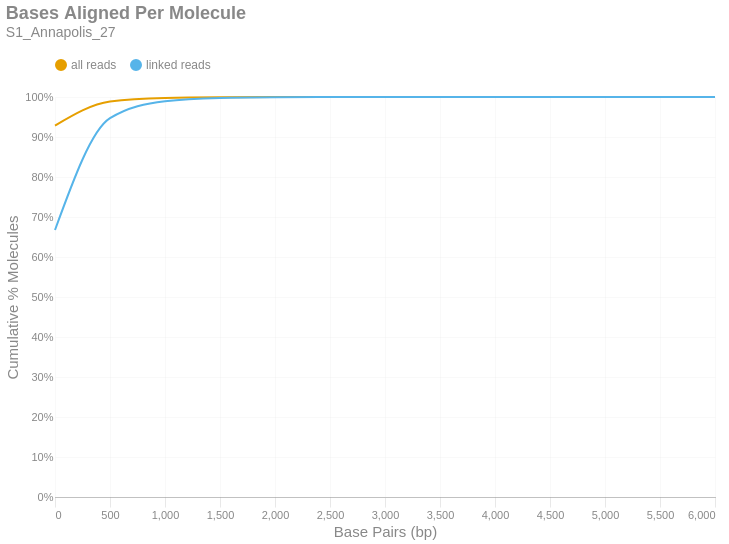

The code cell stored with this chart in its notebook:
### Markdown cell above
### Bases Aligned Per Molecule
This is a cumulative frequency distribution showing the number of base pairs aligned per unique molecule. These data are shown in 500 bp bins. There are two distributions: one with `all reads` (yellow) and another with only `linked reads` (blue). The percent of molecules in the `linked reads` distribution is relative to the total number of linked molecules.

### Code cell
if SKIPLR:
    print_html(f"Skipped")
else:
    binned_df = consolidated_hist(valids['aligned_bp'], mask, 500, True)
    with SafeRender(binned_df):
        (
            density_plot(binned_df, 'Bases Aligned Per Molecule', samplename, 'basesper')
            .encode(
                x=alt.X('bin:Q', title="Base Pairs (bp)").axis(tickMinStep=500).scale(padding=0),
                y=alt.Y('value:Q', title='Cumulative % Molecules')
                    .axis(format='%')
                    .scale(domain = [0,1])
                    .stack(False),
                color=alt.Color("key:N").scale(domain = ["all reads", "linked reads"]),
                tooltip = [
                    alt.Tooltip("key:N", title = "Data Type"),
                    alt.Tooltip("range_label:N", title="Bases Aligned Per Molecule"),
                    alt.Tooltip("value:Q", format = ".2%", title="% Molecules (Cum.)")
                ]
            )
        ).display()

### Figure 1 — Vega-Lite specification as saved in the notebook (floating-point values rounded to 4 significant figures)
{"width": "container", "height": 400, "config": {"title": {"anchor": "start", "dy": -15, "fontSize": 18, "color": "#888888", "subtitleColor": "#888888", "subtitleFontSize": 14}, "arc": {"fill": "#0072B2"}, "axis": {"domainColor": "#888888", "domainWidth": 0.5, "gridWidth": 0.2, "grid": false, "titleFontWeight": 400, "titleFontSize": 15, "labelFontSize": 11, "labelColor": "#888888", "tickColor": "#888888", "tickWidth": 0.2, "titleColor": "#888888"}, "axisBand": {"grid": false}, "axisX": {"grid": true, "tickSize": 10, "domainCap": "round"}, "axisY": {"domain": false, "grid": true, "tickSize": 0, "domainCap": "round"}, "background": "transparent", "header": {"labelFontSize": 15, "labelColor": "#888888", "titleFontSize": 15, "titleFontWeight": 600, "titleColor": "#888888"}, "legend": {"labelFont": "sans-serif", "labelFontSize": 12, "labelColor": "#888888", "symbolSize": 100, "symbolType": "circle", "titleFontSize": 12, "titlePadding": 10, "titleColor": "#888888", "title": null, "orient": "top"}, "range": {"category": ["#E69F00", "#56B4E9", "#009E73", "#F0E442", "#0072B2", "#D55E00", "#CC79A7", "#000000"], "diverging": ["#cfe8f3", "#a2d4ec", "#73bfe2", "#46abdb", "#1696d2", "#12719e"]}, "area": {"fill": "#0072B2", "fillOpacity": 0.7, "line": true, "strokeOpacity": 0.7}, "line": {"color": "#0072B2", "stroke": "#0072B2", "strokeWidth": 2}, "trail": {"color": "#0072B2", "stroke": "#0072B2", "strokeWidth": 0, "size": 1}, "point": {"filled": true, "fillOpacity": 1.0, "size": 95}, "text": {"color": "#888888", "fontSize": 11, "align": "right", "fontWeight": 400, "size": 11}, "bar": {"fill": "#0072B2", "stroke": null}, "view": {"stroke": null, "continuousWidth": 660, "continuousHeight": 400}}, "data": {"name": "data-53b9cd4100fea35ca51a62b4d97b36f6"}, "mark": {"type": "line", "interpolate": "monotone", "point": {"opacity": 0, "size": 275}}, "encoding": {"color": {"field": "key", "scale": {"domain": ["all reads", "linked reads"]}, "type": "nominal"}, "tooltip": [{"field": "key", "title": "Data Type", "type": "nominal"}, {"field": "range_label", "title": "Bases Aligned Per Molecule", "type": "nominal"}, {"field": "value", "format": ".2%", "title": "% Molecules (Cum.)", "type": "quantitative"}], "x": {"axis": {"tickMinStep": 500}, "field": "bin", "scale": {"padding": 0}, "title": "Base Pairs (bp)", "type": "quantitative"}, "y": {"axis": {"format": "%"}, "field": "value", "scale": {"domain": [0, 1]}, "stack": false, "title": "Cumulative % Molecules", "type": "quantitative"}}, "params": [{"name": "param_c36ac31b6afebe62", "select": {"type": "point", "fields": ["key"]}, "bind": "legend"}], "title": {"text": "Bases Aligned Per Molecule", "subtitle": "S1_Annapolis_27"}, "transform": [{"fold": ["all reads (cumsum)", "linked reads (cumsum)"]}, {"calculate": "replace(datum.key, ' (cumsum)', '')", "as": "key"}, {"filter": {"param": "param_c36ac31b6afebe62"}}], "usermeta": {"embedOptions": {"downloadFileName": "S1_Annapolis_27.basesper"}}, "$schema": "https://vega.github.io/schema/vega-lite/v6.1.0.json", "datasets": {"data-53b9cd4100fea35ca51a62b4d97b36f6": [{"bin": "0.0", "interval": "0.0-500.0", "all reads": 0.9286, "linked reads": 0.6675, "all reads (cumsum)": 0.9286, "linked reads (cumsum)": 0.6675, "range_label": "0-499"}, {"bin": "500.0", "interval": "500.0-1000.0", "all reads": 0.06011, "linked reads": 0.2796, "all reads (cumsum)": 0.9887, "linked reads (cumsum)": 0.9471, "range_label": "500-999"}, {"bin": "1000.0", "interval": "1000.0-1500.0", "all reads": 0.009064, "linked reads": 0.04259, "all reads (cumsum)": 0.9978, "linked reads (cumsum)": 0.9897, "range_label": "1000-1499"}, {"bin": "1500.0", "interval": "1500.0-2000.0", "all reads": 0.001711, "linked reads": 0.008071, "all reads (cumsum)": 0.9995, "linked reads (cumsum)": 0.9977, "range_label": "1500-1999"}, {"bin": "2000.0", "interval": "2000.0-2500.0", "all reads": 0.0003615, "linked reads": 0.001705, "all reads (cumsum)": 0.9999, "linked reads (cumsum)": 0.9994, "range_label": "2000-2499"}, {"bin": "2500.0", "interval": "2500.0-3000.0", "all reads": 8.037e-05, "linked reads": 0.0003794, "all reads (cumsum)": 1.0, "linked reads (cumsum)": 0.9998, "range_label": "2500-2999"}, {"bin": "3000.0", "interval": "3000.0-3500.0", "all reads": 2.409e-05, "linked reads": 0.0001137, "all reads (cumsum)": 1.0, "linked reads (cumsum)": 0.9999, "range_label": "3000-3499"}, {"bin": "3500.0", "interval": "3500.0-4000.0", "all reads": 7.68e-06, "linked reads": 3.625e-05, "all reads (cumsum)": 1.0, "linked reads (cumsum)": 1.0, "range_label": "3500-3999"}, {"bin": "4000.0", "interval": "4000.0-4500.0", "all reads": 3.156e-06, "linked reads": 1.49e-05, "all reads (cumsum)": 1.0, "linked reads (cumsum)": 1.0, "range_label": "4000-4499"}, {"bin": "4500.0", "interval": "4500.0-5000.0", "all reads": 1.157e-06, "linked reads": 5.463e-06, "all reads (cumsum)": 1.0, "linked reads (cumsum)": 1.0, "range_label": "4500-4999"}, {"bin": "5000.0", "interval": "5000.0-5500.0", "all reads": 6.312e-07, "linked reads": 2.98e-06, "all reads (cumsum)": 1.0, "linked reads (cumsum)": 1.0, "range_label": "5000-5499"}, {"bin": "5500.0", "interval": "5500.0-6000.0", "all reads": 1.052e-07, "linked reads": 4.966e-07, "all reads (cumsum)": 1.0, "linked reads (cumsum)": 1.0, "range_label": "5500-5999"}, {"bin": "6000.0", "interval": "6000.0-6500.0", "all reads": 1.052e-07, "linked reads": 4.966e-07, "all reads (cumsum)": 1.0, "linked reads (cumsum)": 1.0, "range_label": "6000-6499"}]}}
